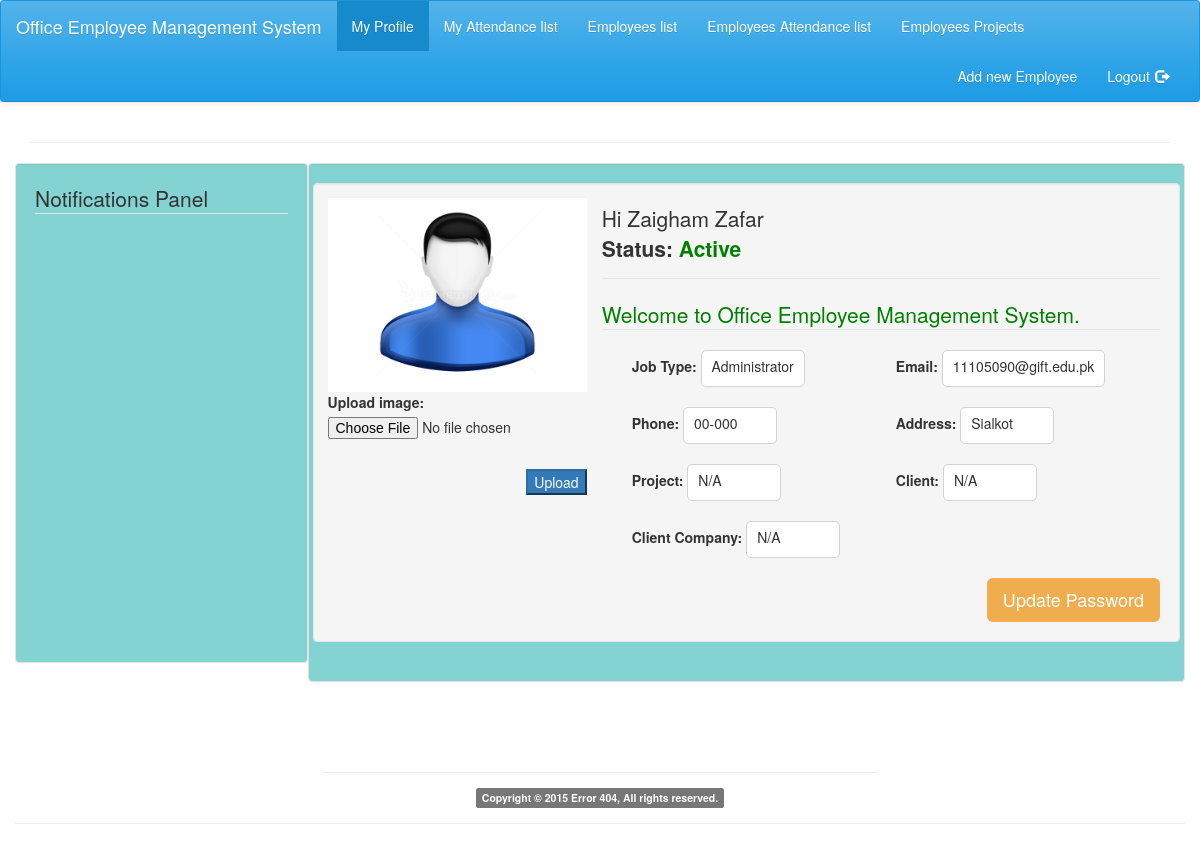
/index.php?page=cpanel (signed in), run on an earlier commit of the app's database.
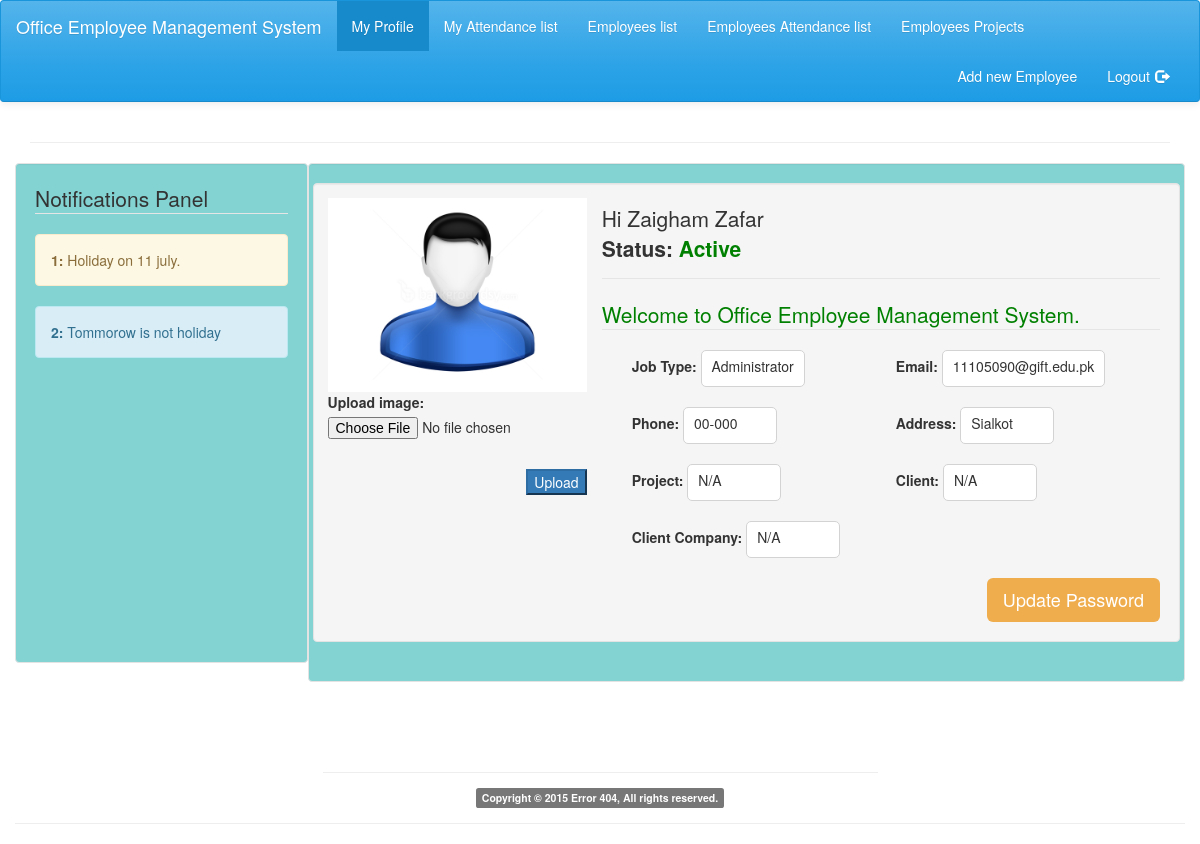
And on a later commit of the database.
### tables this page shows
CREATE TABLE IF NOT EXISTS `employees` (
  `id` int(11) NOT NULL,
  `name` varchar(30) NOT NULL,
  `phone` varchar(20) NOT NULL,
  `email` text NOT NULL,
  `jobtype` varchar(20) NOT NULL,
  `gender` varchar(10) NOT NULL,
  `address` varchar(50) NOT NULL,
  `added_by` int(11) NOT NULL,
  `Join_Date` date NOT NULL,
  `Lev_Date` date DEFAULT NULL,
  `status` char(1) NOT NULL,
  `client` varchar(30) DEFAULT NULL,
  `clientc` varchar(50) DEFAULT NULL,
  `project` varchar(50) DEFAULT NULL,
  `image` varchar(50) NOT NULL
);

CREATE TABLE IF NOT EXISTS `notes` (
  `no` int(11) NOT NULL,
  `flag` char(1) NOT NULL,
  `note` text NOT NULL
);

### index.php (called while the page is built, shortened)
<?php
require("helpers.php");
if(isset($_GET['page']))
{
    $page = $_GET['page'];
}
else
    $page = "home";
render("header");
render($page);
render("footer");
?>

### views/cpanel.php (the view, shortened to what this page needs)
<?php
if(isset($_SESSION["id"]))
{
        $userid=$_SESSION["id"];
        $result=query("Select * from employees where id='$userid'");
                        while($row=mysql_fetch_array($result))
                        {
                                $name=$row["name"];
                                $job=$row["jobtype"];
                                $email=$row["email"];
                                $phone=$row["phone"];
                                $address=$row["address"];
                                $img=$row["image"];
                                if($row["image"]==null)
                                {
                                    $img="views\img.jpg";
                                }
                               if($row["project"]==null)
                               {
                                $project=" N/A ";
                                $client=" N/A ";
                                $clientc=" N/A ";
                               }
                            else {
                                $project=$row["project"];
                                $client=$row["client"];
                                $clientc=$row["clientc"];
                            }
                                                 $label="Active";
                                                  $color="green";
                        }
}
?>
<div class="container">
    <hr>
    <div class = "row">
        <div class = "col-sm-3 dashboardLeftPanel well" style="background-color: rgba(100,200,200,0.8); min-height: 500px;">
            <legend>Notifications Panel</legend>
  <?php      $query="select * from notes";
$result=query($query);
while($row=mysql_fetch_assoc($result))
{
  $no=$row['no'];
  $note=$row['note'];
if($row['flag']=='N'){$flag="warning";}
else  {$flag="info";}
echo '<div class="alert alert-'.$flag.'"">
     <strong>'.$no.": ".'</strong>'.$note.'</div>';
}
?>
        </div>
     <div class = " col-sm-9  rightPanel well" style="background-color: rgba(100,200,200,0.8); min-height: 500px;">
                <div class="row">
                    <div class="col-lg-4 col-md-5 col-sm-12" style="min-height: 200px; min-width:200px; margin-top:15px; ">
                    <img class="img-responsive" width="500" height="650" src="<?php echo $img; ?> ">
                     <form action="" method="POST" enctype="multipart/form-data" >
                     <label>Upload image: </label><input type="file" name="file" id="file" /><br>
                     <button name="uploadimg" id="uploadimg" type="submit" style="margin-top:10px; float:right;"  class="btn-primary">Upload</button>
                      </form>
                    </div>
                           <form class="well"  name="" action="" onsubmit="" method="post">
                     <fieldset>
                         <legend> Hi <?php echo $name; ?><p>
                            <b>Status: </b><label style="color: <?php echo $color; ?> "><?php echo $label; ?></label></p> </legend>
                            <legend style="color:green"> Welcome to Office Employee Management System.</legend>
                     <div class="form-group col-md-12">
                                      <div class="col-md-6">
                                        <label style="">Job Type:</label>
                       <label id="my_label" style="min-width: 40% "><p style="margin:10px; margin-top:5px;"><?php echo $job;?></p></label>
                                           </div>
                                    <div class="col-md-6">
                                        <label style="">Email:</label>
                       <label id="my_label" style="min-width: 40% "><p style="margin:10px; margin-top:5px;"><?php echo $email;?></p></label>
                                           </div>
                        </div>
                        <div class="form-group col-md-12">
                                      <div class="col-md-6">
                                             <label style="">Phone:</label>
                       <label id="my_label" style="min-width: 40% "><p style="margin:10px; margin-top:5px;"><?php echo $phone;?></p></label>
                                </div>
                                    <div class="col-md-6">
                                         <label style="">Address:</label>
                       <label id="my_label" style="min-width: 40% "><p style="margin:10px; margin-top:5px;"><?php echo $address;?></p></label>
                                </div>
                        </div>
                               <div class="form-group col-md-12">
                                      <div class="col-md-6">
                                             <label style="">Project:</label>
                       <label id="my_label" style="min-width: 40% "><p style="margin:10px; margin-top:5px;"><?php echo $project;?></p></label>
                                </div>
                                    <div class="col-md-6">
                                         <label style="">Client:</label>
                       <label id="my_label" style="min-width: 40% "><p style="margin:10px; margin-top:5px;"><?php echo $client;?></p></label>
                                </div>
                        </div>
                               <div class="form-group col-md-12">
                                      <div class="col-md-6">
                                             <label style="">Client Company:</label>
                       <label id="my_label" style="min-width: 40% "><p style="margin:10px; margin-top:5px;"><?php echo $clientc;?></p></label>
                                </div>
                        </div>
                   <a type="button" class="btn-lg btn-warning" href="index.php?page=updatep" style="float:right"> Update Password</a>
                               </fieldset>
                    </form>
             </div>
                </div>
        </div>
    </div>

### includes.php (shortened to what this page needs)
<link href="css/bootstrap.min.css" rel="stylesheet">
<link href="css/style.css" rel="stylesheet">
<link rel="stylesheet" type="text/css" href="../Style/engine1//style.css" />

### helpers.php (shortened to what this page needs)
<?php
require_once("includes.php");
function render($file, $data=array())
	{
		$path=__DIR__."/views/".$file.".php";
		if(file_exists($path))
           {
			extract($data);
			require($path);
           }
	}
    function query($sql) {
        $dbname = "ems";
        $server = "localhost";
        $user ="root";
        $pass = "";
        $connection = mysql_connect($server, $user, $pass);
        $db = mysql_select_db($dbname, $connection);
        $query = mysql_query($sql, $connection);
            return $query;
    }
?>

### views/header.php (shortened to what this page needs)
<?php if(isset($_GET['page']))
    $page=$_GET['page'];
else
{$page="home"; }
if(isset($_SESSION['id']))
$h_id=$_SESSION['id'];
?>
	<body>
  <nav class="navbar navbar-default">
  <div class="container-fluid">
    <div class="navbar-header">
    <a class="nav navbar-brand" href="#">Office Employee Management System</a>
    </div>
    <div class="collapse navbar-collapse" id="bs-example-navbar-collapse">
      <ul class="nav navbar-nav">
     <li  <?php if($page=="home"||$page=="Signup") { ?>   class="active"  ><a href="index.php?page=home">Home</a></li> <?php } ?>
<?php if(isset($_SESSION['right'])&&$page!="home") {
?><li <?php if($page=="cpanel") { ?> class="active" <?php } ?> > <a href="index.php?page=cpanel">My Profile</a> </li> <?php
if($_SESSION['right']=="E"||$_SESSION['right']=="A"||$_SESSION['right']=="M") {
?>
    <li <?php if($page=="myAttendance") { ?> class="active" <?php } ?> > <a href="index.php?page=myAttendance&my_id=<?php echo $h_id; ?>">My Attendance list</a> </li>
  <?php     }
 if($_SESSION['right']=="A"||$_SESSION['right']=="M") { ?>
    <li <?php if($page=="employeeslist") { ?> class="active" <?php } ?> > <a href="index.php?page=employeeslist">Employees list</a> </li>
    <li <?php if($page=="attendance") { ?> class="active" <?php } ?> > <a href="index.php?page=attendance">Employees Attendance list</a> </li>
    <li <?php if($page=="checkEmployee") { ?> class="active" <?php } ?> > <a href="index.php?page=checkEmployee">Employees Projects</a> </li>
    <?php    } ?>
</ul>
    <ul class="nav navbar-nav navbar-right">
<?php if($_SESSION['right']=="A") { ?>
    <li <?php if($page=="newemployee") { ?> class="active" <?php } ?> > <a href="index.php?page=newemployee">Add new Employee</a> </li>
        <?php    } ?>
			 <li <?php if($page=="logout") { ?> class="active" <?php }?> ><a href="index.php?page=logout" style="align:right">Logout<span style="margin-left:5px" class="glyphicon glyphicon-log-out"></span></a>
			 </li>
				</ul>
   <?php } ?>
    </div>
    </div>
</nav>
<div class="container" style="padding:0px;">

### views/footer.php (shortened to what this page needs)
<div class ="container">
<div class="row align-center" style="margin-top: 50px;text-align: center;">
    <div class="col-xs-12 col-sm-6 col-sm-offset-3">
        <hr><p class="label label-default label-custom">Copyright &copy; 2015  Error 404, All rights reserved.</p>
    </div>
</div>
</div>
    <hr>
</div>
</body>
</html>

### css/style.css (style rules this page uses)
#my_label { border: 1px solid lightgray; border-radius: 5px; background-color: white; font-weight: normal; }
.nav { margin-bottom: 0; padding-left: 0; list-style: none; }
.nav > li { position: relative; display: block; }
.nav > li > a { position: relative; display: block; padding: 10px 15px; }
.navbar { position: relative; min-height: 50px; margin-bottom: 20px; border: 1px solid transparent; }
@media (min-width: 768px) { .navbar { border-radius: 4px; } }
@media (min-width: 768px) { .navbar-header { float: left; } }
.navbar-collapse { overflow-x: visible; padding-right: 15px; padding-left: 15px; border-top: 1px solid transparent; -webkit-box-shadow: inset 0 1px 0 rgba(255, 255, 255, 0.1); box-shadow: inset 0 1px 0 rgba(255, 255, 255, 0.1); -webkit-overflow-scrolling: touch; }
@media (min-width: 768px) { .navbar-collapse { width: auto; border-top: 0; -webkit-box-shadow: none; box-shadow: none; } }
@media (min-width: 768px) { .navbar-collapse.collapse { display: block !important; visibility: visible !important; height: auto !important; padding-bottom: 0; overflow: visible !important; } }
.container > .navbar-header, .container-fluid > .navbar-header, .container > .navbar-collapse, .container-fluid > .navbar-collapse { margin-right: -15px; margin-left: -15px; }
@media (min-width: 768px) { .container > .navbar-header, .container-fluid > .navbar-header, .container > .navbar-collapse, .container-fluid > .navbar-collapse { margin-right: 0; margin-left: 0; } }
.navbar-brand { float: left; padding: 15px 15px; font-size: 18px; line-height: 20px; height: 50px; }
@media (min-width: 768px) { .navbar > .container .navbar-brand, .navbar > .container-fluid .navbar-brand { margin-left: -15px; } }
.navbar-nav { margin: 7.5px -15px; }
.navbar-nav > li > a { padding-top: 10px; padding-bottom: 10px; line-height: 20px; }
@media (min-width: 768px) { .navbar-nav { float: left; margin: 0; } }
@media (min-width: 768px) { .navbar-nav > li { float: left; } }
@media (min-width: 768px) { .navbar-nav > li > a { padding-top: 15px; padding-bottom: 15px; } }
@media (min-width: 768px) { .navbar-right { float: right !important; margin-right: -15px; } }
.navbar-default { background-color: #2fa4e7; border-color: #1995dc; }
.navbar-default .navbar-brand { color: #ffffff; }
.navbar-default .navbar-nav > li > a { color: #ffffff; }
.navbar-default .navbar-nav > .active > a, .navbar-default .navbar-nav > .active > a:hover, .navbar-default .navbar-nav > .active > a:focus { color: #ffffff; background-color: #178acc; }
.navbar-default .navbar-collapse, .navbar-default .navbar-form { border-color: #1995dc; }
.navbar { background-image: -webkit-linear-gradient(#54b4eb, #2fa4e7 60%, #1d9ce5); background-image: -o-linear-gradient(#54b4eb, #2fa4e7 60%, #1d9ce5); background-image: -webkit-gradient(linear, left top, left bottom, from(#54b4eb), color-stop(60%, #2fa4e7), to(#1d9ce5)); background-image: linear-gradient(#54b4eb, #2fa4e7 60%, #1d9ce5); background-repeat: no-repeat; filter: progid:DXImageTransform.Microsoft.gradient(startColorstr='#ff54b4eb', endColorstr='#ff1d9ce5', GradientType=0); border-bottom: 1px solid #178acc; -webkit-filter: none; filter: none; -webkit-box-shadow: 0 1px 10px rgba(0, 0, 0, 0.1); box-shadow: 0 1px 10px rgba(0, 0, 0, 0.1); }
.navbar .navbar-nav > li > a, .navbar-brand { text-shadow: 0 1px 0 rgba(0, 0, 0, 0.1); }

### includes.php (style rules this page uses)
.align-center { text-align: center; }

What changed in the data, as far as the page shows it:
added notes: no "1", note "Holiday on 11 july."
added notes: no "2", note "Tommorow is not holiday"
